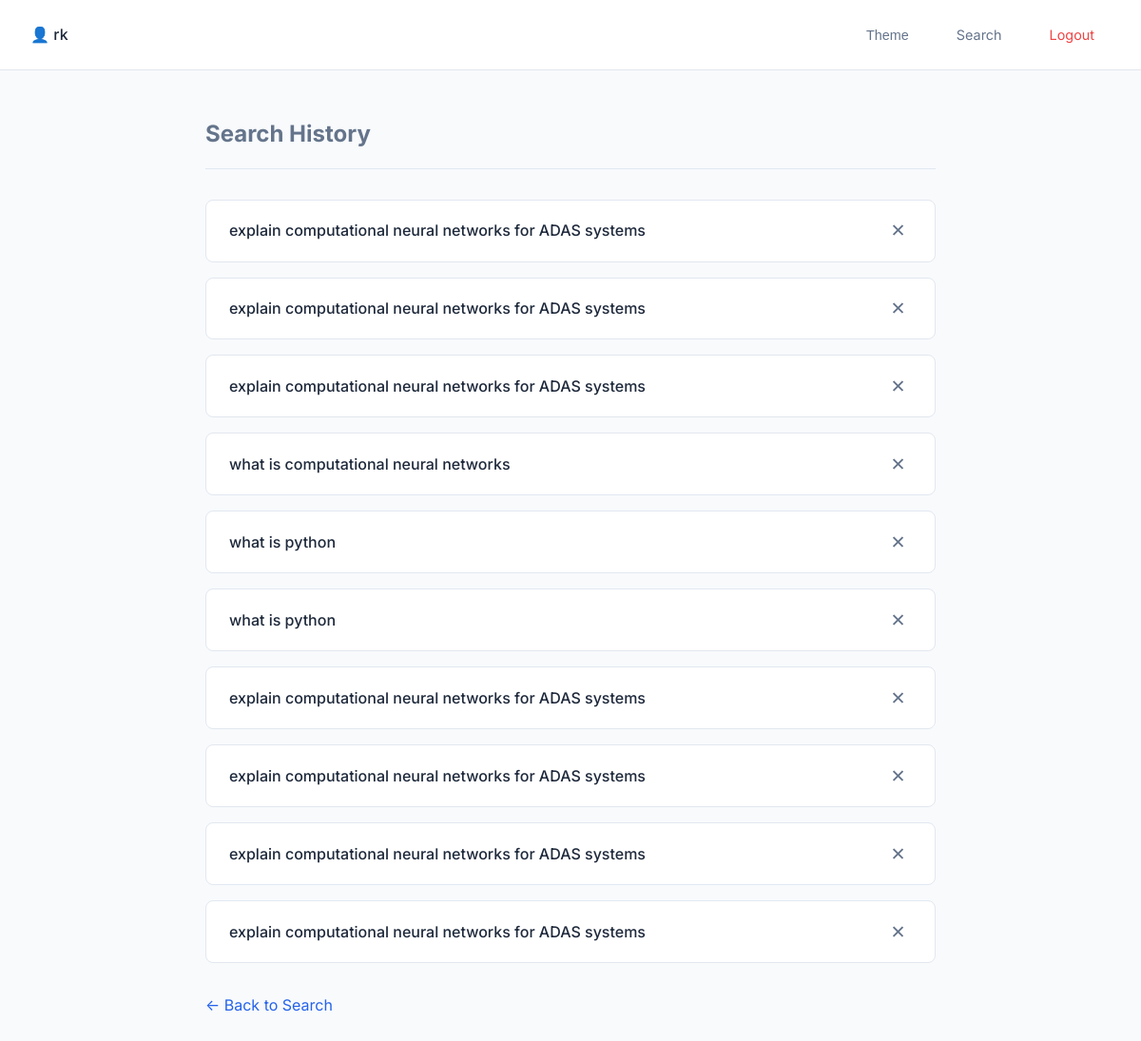
The app's page /history (signed in) with its own data.
### tables this page shows
CREATE TABLE search_history (
                      id INTEGER PRIMARY KEY AUTOINCREMENT,
                      username TEXT NOT NULL,
                      query TEXT NOT NULL,
                      created_at TIMESTAMP DEFAULT CURRENT_TIMESTAMP
                );

### app.py (the view)
@app.route("/history")
def history():
    if "user" not in session:
        return redirect("/login")
    conn = sqlite3.connect("database.db")
    conn.row_factory = sqlite3.Row
    cursor = conn.cursor()
    cursor.execute(
        "SELECT id, query, created_at FROM search_history WHERE username=? ORDER BY created_at DESC",
        (session["user"],)
    )
    history = cursor.fetchall()
    conn.close()
    return render_template("history.html", history=history)

### templates/history.html (shortened to what this page needs)
<!DOCTYPE html>
<html>
<head>
    <link rel="stylesheet" href="{{ url_for('static', filename='css/style.css') }}">
</head>
<body>
    <div class="top-bar">
        <span>👤 {{ session['user'] }}</span>
        <div class="top-actions">
            <button class="action-btn" onclick="toggleTheme()">Theme</button>
            <a href="/" class="action-btn">Search</a>
            <a href="/logout" class="action-btn logout">Logout</a>
        </div>
    </div>
    <div class="page-wrapper">
        <h1 class="page-title">Search History</h1>
        {% if history %}
        <div class="history-list">
            {% for item in history %}
            <div class="history-card">
                <div class="history-text">
                    {{ item.query }}
                </div>
                <form method="POST" action="/delete_history/{{ item.id }}" style="margin: 0;">
                    <button class="delete-btn" title="Delete">✕</button>
                </form>
            </div>
            {% endfor %}
        </div>
        {% else %}
        <div class="card" style="text-align: center; color: var(--text-muted);">
            <p>No search history yet.</p>
        </div>
        {% endif %}
        <a href="/" style="display: inline-block; margin-top: 2rem;">&larr; Back to Search</a>
    </div>
</body>
</html>

### static/css/style.css (style rules this page uses)
:root { --bg-color: #f8fafc; --card-bg: #ffffff; --text-color: #1e293b; --text-muted: #64748b; --primary: #2563eb; --primary-hover: #1d4ed8; --danger: #ef4444; --border-color: #e2e8f0; --shadow-sm: 0 1px 2px 0 rgba(0, 0, 0, 0.05); --shadow-md: 0 4px 6px -1px rgba(0, 0, 0, 0.1), 0 2px 4px -1px rgba(0, 0, 0, 0.06); --radius: 12px; }
* { box-sizing: border-box; }
body { font-family: 'Inter', system-ui, -apple-system, sans-serif; background-color: var(--bg-color); color: var(--text-color); margin: 0; line-height: 1.6; transition: background-color 0.3s ease, color 0.3s ease; }
a { color: var(--primary); text-decoration: none; transition: color 0.2s; }
.top-bar { display: flex; justify-content: space-between; align-items: center; padding: 1rem 2rem; background: var(--card-bg); border-bottom: 1px solid var(--border-color); }
.top-bar span { font-weight: 500; color: var(--text-color); }
.top-actions { display: flex; gap: 1rem; align-items: center; }
.action-btn { font-size: 0.9rem; padding: 0.5rem 1rem; border-radius: 6px; color: var(--text-muted); cursor: pointer; background: transparent; border: 1px solid transparent; }
.action-btn.logout { color: var(--danger); }
button { padding: 0.75rem 1.5rem; border: none; border-radius: 8px; background-color: var(--primary); color: white; font-size: 1rem; font-weight: 500; cursor: pointer; transition: background-color 0.2s, transform 0.1s; }
.page-wrapper { max-width: 800px; margin: 0 auto; padding: 2rem 1rem; }
.page-title { font-size: 1.5rem; margin-bottom: 2rem; padding-bottom: 1rem; border-bottom: 1px solid var(--border-color); color: var(--text-muted); }
.history-list { display: flex; flex-direction: column; gap: 1rem; }
.history-card { display: flex; justify-content: space-between; align-items: center; background: var(--card-bg); border: 1px solid var(--border-color); padding: 1rem 1.5rem; border-radius: 8px; transition: background-color 0.2s; }
.history-text { font-weight: 500; }
.delete-btn { background: transparent; color: var(--text-muted); padding: 0.4rem; font-size: 1.2rem; line-height: 1; }

### records on screen
search_history: query "explain computational neural networks for ADAS systems"
search_history: query "explain computational neural networks for ADAS systems"
search_history: query "explain computational neural networks for ADAS systems"
search_history: query "what is computational neural networks"
search_history: query "what is python"
search_history: query "what is python"
search_history: query "explain computational neural networks for ADAS systems"
search_history: query "explain computational neural networks for ADAS systems"
search_history: query "explain computational neural networks for ADAS systems"
search_history: query "explain computational neural networks for ADAS systems"

### other values on screen
{{ session['user'] }} "rk"
